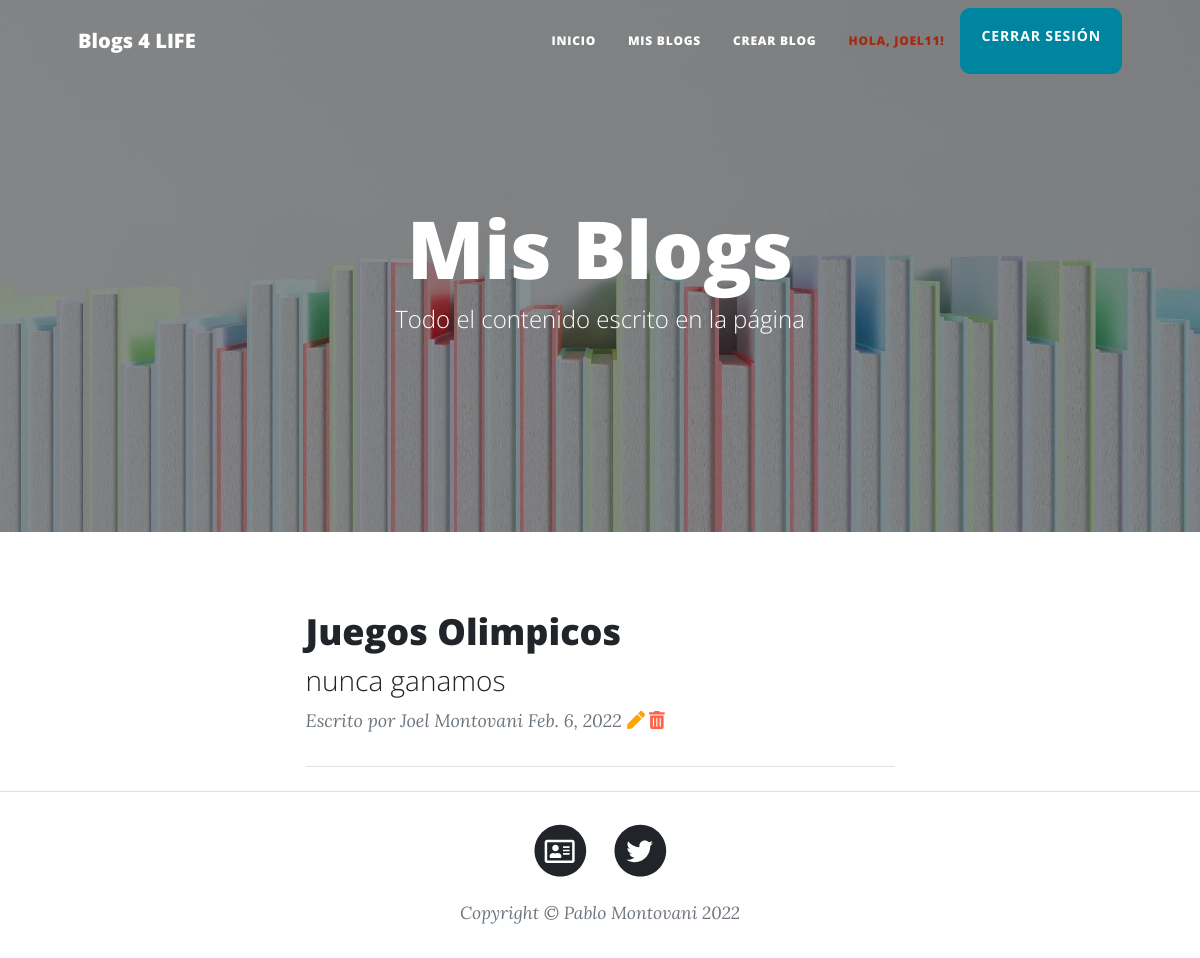
Screenshot of /MisBlogs (signed in) with the database file from the repository.
### BlogApp/models.py (models this page shows)
class Blog(Model):
    titulo= CharField(max_length=50)
    subtitulo= CharField(max_length=50)
    user = ForeignKey(User, on_delete=CASCADE)
    fecha= DateField()
    contenido= CharField(max_length=1000)
    imagen= ImageField(upload_to='imagenes', null=True, blank=True)

### BlogApp/views.py (the view)
# urls.py: path('MisBlogs', BlogMyView.as_view(), name="mis_blogs"),
class BlogMyView(LoginRequiredMixin, ListView):
    model = Blog
    template_name = 'BlogApp/mis_blogs.html'
    context_object_name = 'blogs'
    paginate_by = 10
    def get_queryset(self, **kwargs):
        return Blog.objects.filter(user__username=self.request.user)

### templates/BlogApp/mis_blogs.html (shortened to what this page needs)
{% extends "BlogApp/padre.html" %}
{% load static %}
{% block ContenidoPrincipal %}
    <header class="masthead" style="background-image: url('{%static 'BlogApp/assets/img/home-bg.jpg' %}')">
        <div class="container position-relative px-4 px-lg-5">
            <div class="row gx-4 gx-lg-5 justify-content-center">
                <div class="col-md-10 col-lg-8 col-xl-7">
                    <div class="site-heading">
                        <h1>Mis Blogs</h1>
                        <span class="subheading">Todo el contenido escrito en la página</span>
                    </div>
                </div>
            </div>
        </div>
    </header>
         <div class="container px-4 px-lg-5">
            <div class="row gx-4 gx-lg-5 justify-content-center">
                <div class="col-md-10 col-lg-8 col-xl-7">
                    {% if not blogs %}
                        <div class="alert alert-danger" role="alert">
                            No existen entradas en el blog.
                        </div>
                    {% else %}
                        {% for blog in blogs %}
                            <div class="post-preview">
                                <a href="{% url 'blog_ver' blog.id %}">
                                    <h2 class="post-title">{{blog.titulo}}</h2>
                                    <h3 class="post-subtitle">{{blog.subtitulo}}</h3>
                                </a>
                                <p class="post-meta">
                                    Escrito por
                                    {% if blog.user.last_name %}
                                        <a>{{blog.user.first_name}} {{blog.user.last_name}}</a>
                                    {% else %}
                                        <a>{{blog.user}}</a>
                                    {% endif %}
                                    {{blog.fecha}}
                                    {% if blog.user == user %}
                                        <a style="font-size: 1em; color: orange;" href="">
                                            <i class="fas fa-pen"></i>
                                        </a>
                                        <a style="font-size: 1em; color: Tomato;" href="">
                                            <i class="fas fa-trash-alt"></i>
                                        </a>
                                    {% endif %}
                                </p>
                            </div>
                            <hr class="my-4" />
                        {% endfor %}
                    {% endif %}
                </div>
            </div>
        </div>
{% endblock %}

### templates/BlogApp/padre.html (shortened to what this page needs)
<!DOCTYPE html>
<html lang="en">
    <head>
        {% load static %}
        <link href="{%static 'BlogApp/css/styles.css' %}" rel="stylesheet" />
    </head>
    <body>
        <nav class="navbar navbar-expand-lg navbar-light" id="mainNav">
            <div class="container px-4 px-lg-5">
                <a class="navbar-brand" href="{% url 'inicio' %}">Blogs 4 LIFE</a>
                <div class="collapse navbar-collapse" id="navbarResponsive">
                    <ul class="navbar-nav ms-auto py-4 py-lg-0">
                        <li class="nav-item"><a class="nav-link px-lg-3 py-3 py-lg-4" href="{% url 'inicio' %}">Inicio</a></li>
                        <li class="nav-item"><a class="nav-link px-lg-3 py-3 py-lg-4" href="{% url 'mis_blogs' %}">Mis Blogs</a></li>
                        <li class="nav-item"><a class="nav-link px-lg-3 py-3 py-lg-4" href="">Crear Blog</a></li>
                        {% if user.is_authenticated %}
                            <li class="nav-item"><a class="nav-link nav-link-user px-lg-3 py-3 py-lg-4" href="">Hola, {{user.username}}!</a></li>
                            <a class="btn btn-primary" href="{% url 'logout' %}">CERRAR SESIÓN</a>
                        {% endif %}
                    </ul>
                </div>
            </div>
        </nav>
        {% block ContenidoPrincipal %}
        {% endblock %}
        <footer class="border-top">
            <div class="container px-4 px-lg-5">
                <div class="row gx-4 gx-lg-5 justify-content-center">
                    <div class="col-md-10 col-lg-8 col-xl-7">
                        <ul class="list-inline text-center">
                            <li class="list-inline-item">
                                <a href="{% url 'about_me' %}">
                                    <span class="fa-stack fa-lg">
                                        <i class="fas fa-circle fa-stack-2x"></i>
                                        <i class="far fa-address-card fa-stack-1x fa-inverse"></i>
                                    </span>
                                </a>
                            </li>
                            <li class="list-inline-item">
                                <a href="https://twitter.com/emanuel11">
                                    <span class="fa-stack fa-lg">
                                        <i class="fas fa-circle fa-stack-2x"></i>
                                        <i class="fab fa-twitter fa-stack-1x fa-inverse"></i>
                                    </span>
                                </a>
                            </li>
                        </ul>
                        <div class="small text-center text-muted fst-italic">Copyright &copy; Pablo Montovani 2022</div>
                    </div>
                </div>
            </div>
        </footer>
    </body>
</html>

### rows the page displays
Blog: titulo "Juegos Olimpicos", subtitulo "nunca ganamos", user.first_name "Joel", user.last_name "Montovani", fecha "Feb. 6, 2022"

### other values shown
{{ user.username }} "JOEL11"
